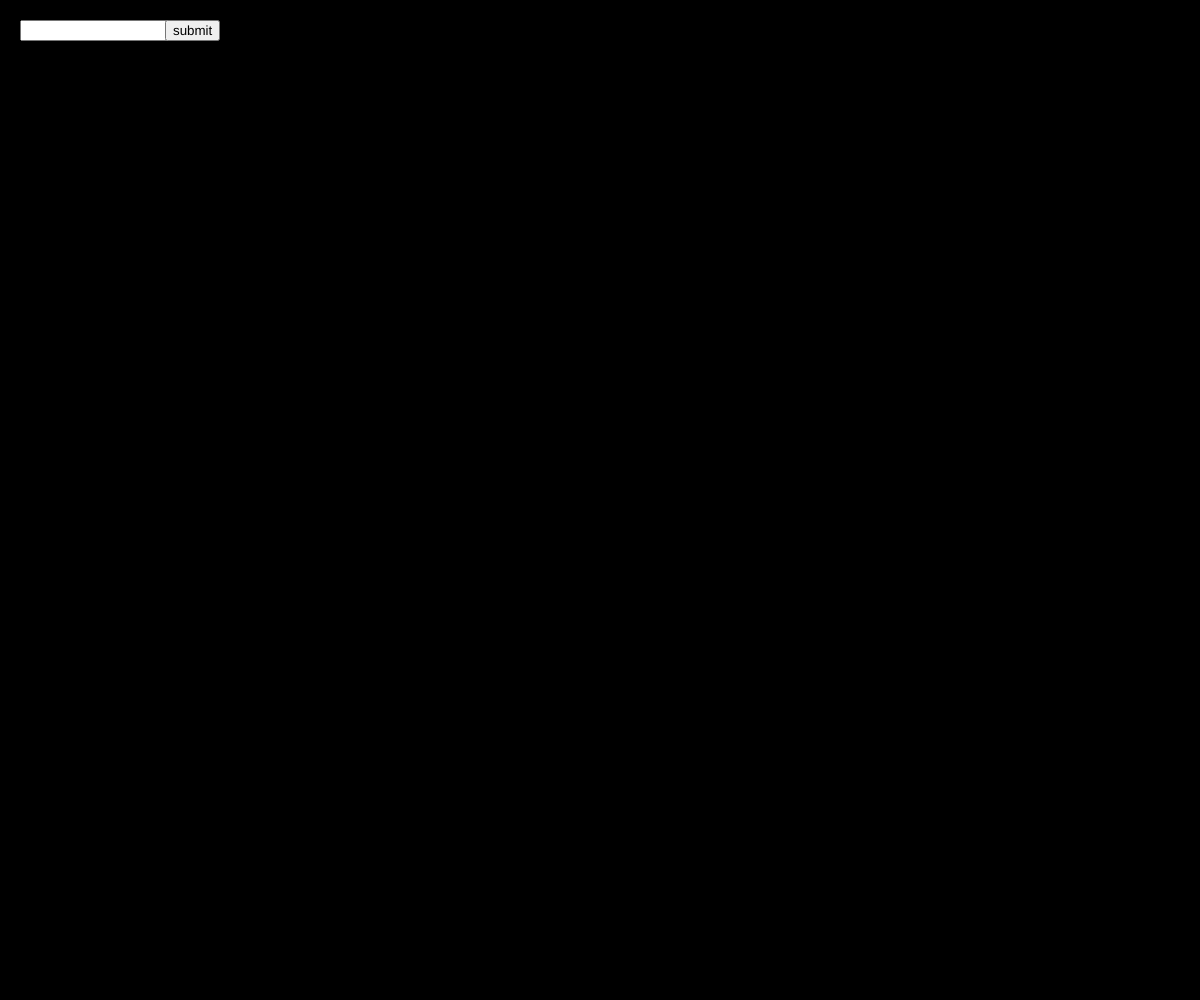
Frame 1 (no input)
Frame 60 (no input): identical to frame 1, image omitted
Frame 120 (the mouse pressed at the canvas centre since frame 60): identical to frame 1, image omitted

The p5.js sketch that drew this single still picture (run headless with seeded random() and noise() and a simulated clock; from frame 60 on, the mouse is pressed at the canvas centre):

// p5.js sketch
// ── sketch.js
let input;
let button;
let masterArray = [];
let orbit = [];
let orbitArray = [];

function setup() {
  createCanvas(windowWidth, windowHeight);
  // sets the rotation unit to degrees
  angleMode(DEGREES);

// INPUT CREATION
  // creates an input and saves it within the input variable
  input = createInput('');
  // changes the location of the input
  input.position(20, 20);

// BUTTON CREATION
  // creates a button and saves it within the button variable
  button = createButton('submit');
  // changes the location of the button
  button.position(165, 20);
  // runs the submit function once the button is pressed
  button.mouseClicked(submit);

}

function draw() {
  background(0);

// CREATE INTEGERS
// for(var i = 0; i < )


// DRAW THE ORBITS
  // This nested for loop draws each orbit
// HEY IAN/JOEL: this was the best I could do at attempting to access the
// object arrays that are located within orbitArray
// it still doesn't work though
  for(var i = 0; i < orbitArray.length; i++){
    for(var i = 0; i < orbit.length; i++){
      orbitArray[i][i].display();
    }
  }
}


//runs everythime the submit button is pressed
function submit(){

// INTEGER CREATION

  // VARIABLES
  // creates an array to put the integers in (also clears the array every submit instance)
  let numArray = []
  // saves the input word into a word variable
  let word = input.value();

  // INTEGER FOR LOOP
  // runs for the length of the word
  for(var i = 0; i < word.length; i++){
    // creates an integer value from each letter and saves it in a num variable
    var num = word.charCodeAt(i) - 96;
    // adds our new number to an array
    numArray.push(num);
  }

// MASTER ARRAY CREATION
  // creates an array from numArrays
  masterArray.push(numArray);

// PARTICLE CREATION
  // these for loops store each individual particle into an array
    for(var i = 0; i < numArray.length; i++){
      orbit.push(new Particle(numArray[i]));
    }

// ORBIT CREATION
  // this pushes each orbit into another array
  orbitArray.push(orbit);
  }

// ── orbital.js
// HEY IAN/JOEL: I cant even get the particles to display

class Particle {
  constructor(value) {
  // DEFINED
    // defines attributes of the particle
    // HEY IAN/JOEL: I originally had all of these variables equal the main value
    // HEY IAN/JOEL: But for some odd reason, nothing is working
    this.value = value;
    this.y = value;
    this.diameter = value;
    // this.fill = value*9.8;
    this.fill = 255;
    this.rotation = value/100;

  // DISPLAY
    // function controlling the display of each particle
    this.display = function(){
      // translates the origin to the center
      translate(width/2, height/2);
      // controls fill color
    // HEY IAN/JOEL: for some reason, none of my map functions seem to work
      // map(this.fill, 1, 26, 30, 255, true);
      fill(255);
      // removes stroke
      noStroke();
      // draws the ellipse
      // map(this.diameter, 30, 255, 3, 15, true);
      ellipse(this.x, this.y, this.diameter);
    }

  // ROTATE
    // function controlling the rotation of each particle
    this.rotation = function(){
      // the rotation itself
      // map(this.rotation, 1, 26, .01, .1, true);
      rotate(0+x);
      x+=this.rotation;
      }

  // MOVE
    // this function controls the overall movement
    this.move = function(){
      this.x = this.x + z;
      this.y = this.y + z;
      z+=1;
    }
  }
}
